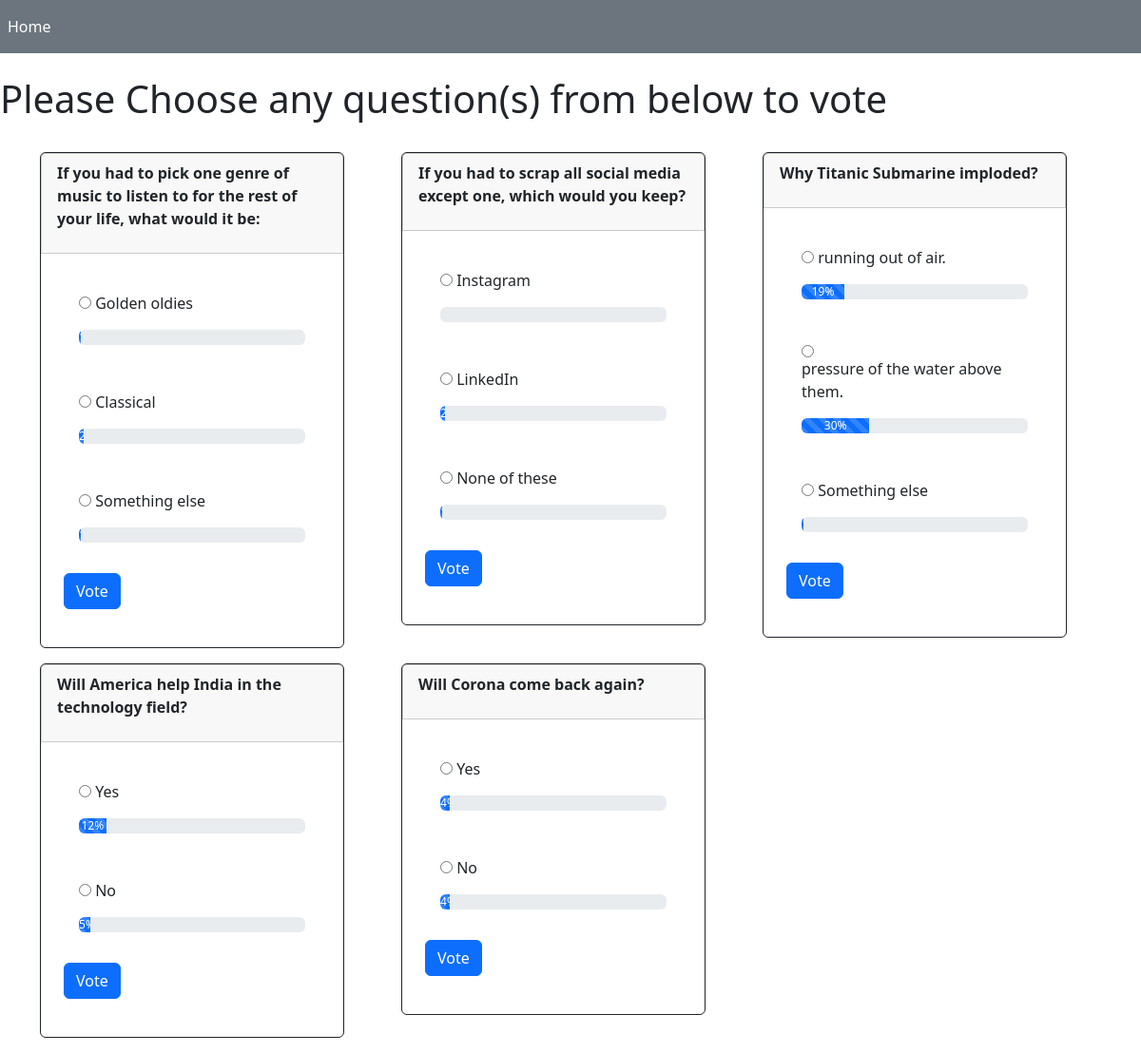
Screenshot of /polls/ with the database file from the repository.
### polls/models.py (models this page shows, shortened)
class Question(models.Model):
    question_text = models.CharField(max_length=200)
    pub_date = models.DateTimeField("date published")

class Choice(models.Model):
    question = models.ForeignKey(Question, on_delete=models.CASCADE)
    choice_text = models.CharField(max_length=200)
    votes = models.IntegerField(default=0)

### polls/views.py (the view)
# urls.py: path("", views.IndexView.as_view(), name="index"),
class IndexView(generic.ListView):
    template_name = "polls/index.html"
    context_object_name = "latest_question_list"
    def get_queryset(self):
        return Question.objects.filter(pub_date__lte=timezone.now()).order_by("-pub_date")[:5]

### polls/templates/polls/index.html (shortened to what this page needs)
{% load static %}
<link rel="stylesheet" href="{% static 'polls/style.css' %}">
 <link href="https://cdn.jsdelivr.net/npm/bootstrap@5.3.0/dist/css/bootstrap.min.css" rel="stylesheet">
 <link rel="stylesheet" href="{% static 'polls/style.css' %}"/>
<body>
    <nav class="navbar navbar-expand-sm navbar-dark bg-secondary">
        <div class="collapse navbar-collapse" id="navbarNav">
            <ul class="navbar-nav">
                <li class="nav-item">
                    <a href="{%url 'home'%}"class="nav-link text-white">Home</a>
                </li>
            </ul>
        </div>
    </nav>
<br>
<h1>Please Choose any question(s) from below to vote</h1>
<br>
<div class="container ">
    <div class="row">
        {% for question in latest_question_list %}
        <div class="col-sm-6 col-md-4 col-lg-4">
            <div class="card border-dark mb-3 pb-12 " style="max-width: 20rem;">
                <div class="card-header card h-100 ">
                    <p>{{ question.question_text }}</p>
                </div>
                <form class="p-4"action="{% url 'polls:vote' question.id %}" method="post">
                    {% for choice in question.choice_set.all %}
                    <div class="card-body ">
                        <p class="card-text">
                            <input type="radio" name="choice" id="choice{{ forloop.counter }}" value="{{ choice.id }}" required>
                            <label for="choice{{ forloop.counter }}">{{ choice.choice_text }}</label>
                            <div class="progress">
                                <div class="progress-bar progress-bar-striped progress-bar-animated" role="progressbar" aria-valuenow="{{choice.votes}}" aria-valuemin="" aria-valuemax="100" style="width: {{choice.votes}}%;">{{choice.votes}}%</div>
                            </div>
                        </p>
                    </div>
                    {%endfor%}
                    <button type="submit" class="btn btn-primary"><a class="text-decoration-none text-white" href="{% url 'polls:results' question.id %}">Vote </a></button>
                </form>
            </div>
        </div>
        {%endfor%}
    </div>
</div>
</body>

### polls/static/polls/style.css (style rules this page uses)
.card-header { font-weight: bolder; }

### rows the page displays
Question: question_text "If you had to pick one genre of music to listen to for the rest of your life, what would it be:"
Choice: choice_text "Golden oldies", {{ choice.votes }} 1 (drawn)
Choice: choice_text "Classical", {{ choice.votes }} 2 (drawn)
Choice: choice_text "Something else", {{ choice.votes }} 1 (drawn)
Question: question_text "If you had to scrap all social media except one, which would you keep?"
Choice: choice_text "Instagram"
Choice: choice_text "LinkedIn", {{ choice.votes }} 2 (drawn)
Choice: choice_text "None of these", {{ choice.votes }} 1 (drawn)
Question: question_text "Why Titanic Submarine imploded?"
Choice: choice_text "running out of air.", votes "19"
Choice: choice_text "pressure of the water above them.", votes "30"
Choice: choice_text "Something else", {{ choice.votes }} 1 (drawn)
Question: question_text "Will America help India in the technology field?"
Choice: choice_text "Yes", votes "12"
Choice: choice_text "No", votes "5"
Question: question_text "Will Corona come back again?"
Choice: choice_text "Yes", votes "4"
Choice: choice_text "No", votes "4"
